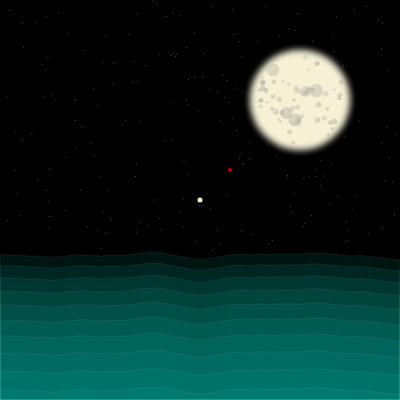
Frame 1 (no input)
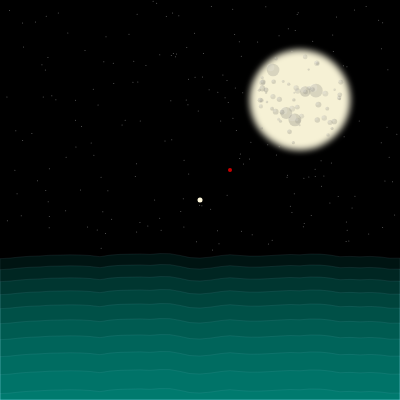
Frame 60 (no input)
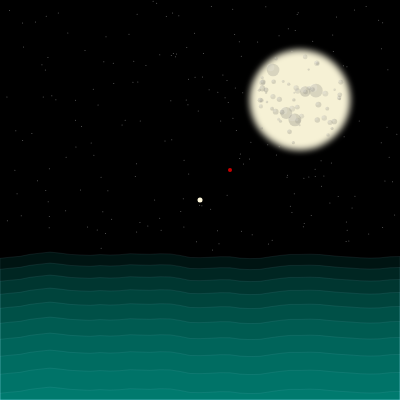
Frame 120 (the mouse pressed at the canvas centre since frame 60)

The p5.js sketch that drew these frames (run headless with seeded random() and noise() and a simulated clock; from frame 60 on, the mouse is pressed at the canvas centre):

// p5.js sketch
// ── sketch.js
let yoff = 0.00;
let stars = [];
let noiseScale = 0.9;   // how tightly the noise pattern varies
let starCount = 200;    // how many stars to generate

let shootingStar = null;
let shootingStartTime = 0;
let shootingInterval = 10000; // every 10 seconds

let satX = -40;
let satY = 100;

let moonCraterData = []; // store crater positions/sizes


function setup() {
  createCanvas(400, 400);
  
  
  let moonCenterX = 300;
  let moonCenterY = 100;
  let moonRadius = 50;
  let craterCount = 60;
  randomSeed(100);
  noiseSeed(299);
  for (let i = 0; i < craterCount; i++) {
    // mix small and occasional large craters
    let r = random(2, 6);        // small crater
    if (i < 5) r = random(10, 18); // make 5 large basins

    let angle = random(TWO_PI);
    let distFromCenter = random(moonRadius * 0.1, moonRadius * 0.95);
    let cx = moonCenterX + cos(angle) * distFromCenter;
    let cy = moonCenterY + sin(angle) * distFromCenter;

    // add subtle Perlin noise for irregularity
    let offset = 1.5;
    cx += (noise(cx * 0.05, cy * 0.05) - 0.5) * offset;
    cy += (noise(cx * 0.05 + 100, cy * 0.05 + 100) - 0.5) * offset;

    let craterShade = random(70, 130);
    let craterAlpha = random(120, 200);

    // optional highlight for depth illusion
    let highlight = {
      x: cx - r * 0.2,
      y: cy - r * 0.2,
      size: r * 0.6
    };

    moonCraterData.push({cx, cy, r, craterShade, craterAlpha, highlight});
  }
  

randomSeed(42);   // optional: ensures the same starfield each run
  noiseSeed(99);    // optional: keeps noise consistent too

  while (stars.length < starCount) {
    // Start with a random base position
    let x = random(width);
    let y = random(height);

    // Add smooth Perlin noise variation
    let offsetX = (noise(x * noiseScale, y * noiseScale) - 0.5) * 40;
    let offsetY = (noise(x * noiseScale + 100, y * noiseScale + 100) - 0.5) * 40;

    let newX = x + offsetX;
    let newY = y + offsetY;

    // Only keep stars that stay within bounds
    if (newX >= 0 && newX <= width && newY >= 0 && newY <= 250) {
      stars.push({ x: newX, y: newY });
    }
  }
}

function draw() {
  
  background(0);
  
  strokeWeight(1);
  stroke(255,255,255,100);
  for (let s of stars) {
  point(s.x, s.y); 
}

  //moon

  push();
  drawingContext.filter = 'blur(3px)';
  
  fill(246, 241, 213);
  circle(300,100,100);
  
  drawingContext.filter = 'none';
  pop();
  
  
 // draw craters
  
  for (let c of moonCraterData) {
    noStroke();
    fill(c.craterShade, c.craterShade, c.craterShade, 50);
    ellipse(c.cx, c.cy, c.r, c.r);
  
    
    
    fill(255, 255, 255, 40); // subtle highlight
    ellipse(c.highlight.x, c.highlight.y, c.highlight.size, c.highlight.size);
    
  }
  
  
  stroke(255, 248, 220);
  strokeWeight(5);
  point(200,200);
  strokeWeight(4);
  stroke(200,0,0);
  point(230, 170);
  
  
  // satellite
  
  strokeWeight(1);
  stroke(255);
  point(satX, satY);
  satX+=0.3;
  if (satX >= 600){
    satX = -40;
  }
  
  
  var waveOffset = 10;
  var peaks = 0.02;
  for (var i = 250; i <= 400; i += waveOffset) {
    wave(i, i+30 ,0.2 )
  waveOffset += 1;

    if (millis() - shootingStartTime > shootingInterval) {
    shootingStartTime = millis();
    shootingStar = {
      x: random(0, 200),
      y: random(0, 150),
      progress: 0
    };
  }

  // animate the shooting star
  if (shootingStar) {
    shootingStar.progress += 0.002; // speed of animation (lower = slower)

    let sx = shootingStar.x + shootingStar.progress * 100;
    let sy = shootingStar.y + shootingStar.progress * 100;

    // draw the shooting star
    strokeWeight(1)
    stroke(255);
    point(sx, sy);

    // reset once it's done
    if (shootingStar.progress >= 1) shootingStar = null;
  }
    
  }
  //wave

  function wave(w,h,offx) {

    stroke(172, 230, 244,70);
    strokeWeight(0.3)
    fill(5, 170, 156,30)
    beginShape();

    
    let xoff = 0;

    for (let x = 0; x <= width; x += 10) {
      let y = map(noise(xoff, yoff, 200), 0, 2.5, w, h);
      vertex(x, y);
      xoff += offx;
    }
    yoff += 0.001;
    vertex(width, height);
    vertex(0, height);
    endShape(CLOSE);
  }
  

  
  
}
// ── style.css
html, body {
  height: 100%;
  margin: 0;
  display: flex;
  justify-content: center; /* Horizontal centering */
  align-items: center;    /* Vertical centering */
  padding: 0;
  background-color: black;
}
canvas {
  display: block;
}
